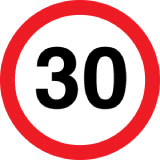
%> input picture traffic/001.jpg, 160 x 160 px
$ octave tmp.m   (GNU Octave 9; MATLAB toolbox functions it lacks are replaced by stand-ins)
%> lines starting %> are read from the running program, lines starting %| are printed output that depends on the picture
### curature_HT.m
function [cirparam,sd_accum]=curature_HT(varargin)
%%%%%%%%%%%%%%%%%%%%%%%%%%%%%%%%%%%%%%%%%%%%%%%%%%%%%%%%%%%%%%%%%%%%%%%%%%%
% *summary: curature aided circle detection
% *input:
% I - image
% Other - choosable
% *output:
% cirparam: parameters of circles, circle center and radius in each row
% *special data needed: no
% *function needed:
% parse_inputs,extract_curve,curvature_calcul,curvat_accum\oht_accum,
% find_circen,rad_est
% *author: Yao Zhenjie
% *email: yaozhenjie@gmail.com
% *2010.6.23@Chinese Acadamy of Sciences
%%%%%%%%%%%%%%%%%%%%%%%%%%%%%%%%%%%%%%%%%%%%%%%%%%%%%%%%%%%%%%%%%%%%%%%%%%%
% some parameters
multirad = 0.3;
sizinc = 7;

[I,th,arclen,snr,C,T_angle,sig,H,L,Endpoint,Gap_size] = parse_inputs(varargin{:});

[m,n,k] = size(I);


% edge detection
BW=edge(I,'canny');
figure; imshow(BW)

BW = double(BW);
BW = imnoise(BW,'salt & pepper',snr);
figure; imshow(BW)
BW([1:3,m-2:m],:) = 0;
BW(:,[1:3,n-2:n]) = 0;

% gradient calculation
[grdx, grdy] = gradient(single(I));
grdmag = sqrt(grdx.^2 + grdy.^2);

% extract curves
[curve,curve_start,curve_end,curve_mode,curve_num,BW_edge]=extract_curve(BW,Gap_size);  % Extract curves
figure; imshow(BW_edge)
BW_edge_imd = imdilate(BW_edge,strel('disk',1));
figure; imshow(BW_edge_imd)

% calculate curvature
curvat_im=curvature_calcul(curve,curve_start,curve_end,curve_mode,curve_num,BW,sig,Endpoint,C,T_angle); % Detect corners
curvat_R = 1./(curvat_im);
curvat_R(find(curvat_im==0)) = 0;
curvat_R = curvat_R.*(curvat_R>1 & curvat_R<1.5*max(m,n));


liern = floor(max(m,n)/sizinc);
Rrange = zeros(liern,2);
Rrange(1:3,:) = [3,15;8,20;13,33];

for i = 4:liern
    if Rrange(i-1,2)<1.5*max(m,n)
        Rrange(i,1) = Rrange(i-1,1)+sizinc;
        Rrange(i,2) = Rrange(i,1)+max(floor(0.5*Rrange(i,1)),15);
    else
        Rrange = Rrange(1:i-1,:);
        break;
    end
end
cirparam = [];
liern = size(Rrange,1);

sd_accum = zeros(m,n);

for lier=1:liern
    radrange = Rrange(lier,:);

    % accumulator calculation
    % curvature aided circle detection
    accum = curvat_accum(curvat_R,radrange,grdmag,grdx,grdy);

    if isempty(accum)
        continue;
    else
        % calculate circle center from accumulator
        s_accum = (accum-mean(accum(:)))/std(accum(:));
        sd_accum = max(sd_accum,s_accum);
        circen = find_circen(accum,th);
        if ~isempty(circen)
            % estimate radius
            cirparam = rad_est(cirparam,circen,radrange,grdx,grdy,multirad,BW_edge_imd,arclen);
        end
    end
end

return


function [curve,curve_start,curve_end,curve_mode,cur_num,BW_edge]=extract_curve(BW,Gap_size)

%   Function to extract curves from binary edge map, if the endpoint of a
%   contour is nearly connected to another endpoint, fill the gap and continue
%   the extraction. The default gap size is 1 pixles.

[L,W]=size(BW);
BW1=zeros(L+2*Gap_size,W+2*Gap_size);
BW_edge=zeros(L,W);
BW1(Gap_size+1:Gap_size+L,Gap_size+1:Gap_size+W)=BW;
[r,c]=find(BW1==1);
cur_num=0;

while size(r,1)>0
    point=[r(1),c(1)];
    cur=point;
    BW1(point(1),point(2))=0;
    [I,J]=find(BW1(point(1)-Gap_size:point(1)+Gap_size,point(2)-Gap_size:point(2)+Gap_size)==1);
    while size(I,1)>0
        dist=(I-Gap_size-1).^2+(J-Gap_size-1).^2;
        [min_dist,index]=min(dist);
        point=point+[I(index),J(index)]-Gap_size-1;
        cur=[cur;point];
        BW1(point(1),point(2))=0;
        [I,J]=find(BW1(point(1)-Gap_size:point(1)+Gap_size,point(2)-Gap_size:point(2)+Gap_size)==1);
    end

    % Extract edge towards another direction
    point=[r(1),c(1)];
    BW1(point(1),point(2))=0;
    [I,J]=find(BW1(point(1)-Gap_size:point(1)+Gap_size,point(2)-Gap_size:point(2)+Gap_size)==1);
    while size(I,1)>0
        dist=(I-Gap_size-1).^2+(J-Gap_size-1).^2;
        [min_dist,index]=min(dist);
        point=point+[I(index),J(index)]-Gap_size-1;
        cur=[point;cur];
        BW1(point(1),point(2))=0;
        [I,J]=find(BW1(point(1)-Gap_size:point(1)+Gap_size,point(2)-Gap_size:point(2)+Gap_size)==1);
    end

    if size(cur,1)>10
        cur_num=cur_num+1;
        curve{cur_num}=cur-Gap_size;
    end
    [r,c]=find(BW1==1);

end

for i=1:cur_num
    curve_start(i,:)=curve{i}(1,:);
    curve_end(i,:)=curve{i}(size(curve{i},1),:);
    if (curve_start(i,1)-curve_end(i,1))^2+...
        (curve_start(i,2)-curve_end(i,2))^2<=32
        curve_mode(i,:)='loop';
    else
        curve_mode(i,:)='line';
    end

    BW_edge(curve{i}(:,1)+(curve{i}(:,2)-1)*L)=1;
end
% [4 lines of commented-out code are left out]


function curvat_im=curvature_calcul(curve,curve_start,curve_end,curve_mode,curve_num,BW,sig,Endpoint,C,T_angle)
% caltulate the curvature

curvat_im = zeros(size(BW));

corner_num=0;
cout=[];

GaussianDieOff = .0001;
pw = 1:30;
ssq = sig*sig;
width = max(find(exp(-(pw.*pw)/(2*ssq))>GaussianDieOff));
if isempty(width)
    width = 1;
end
t = (-width:width);
gau = exp(-(t.*t)/(2*ssq))/(2*pi*ssq);
gau=gau/sum(gau);

for i=1:curve_num;
    x=curve{i}(:,1);
    y=curve{i}(:,2);
    W=width;
    L=size(x,1);
    if L>W

        % Calculate curvature
        if curve_mode(i,:)=='loop'
            x1=[x(L-W+1:L);x;x(1:W)];
            y1=[y(L-W+1:L);y;y(1:W)];
        else
            x1=[ones(W,1)*2*x(1)-x(W+1:-1:2);x;ones(W,1)*2*x(L)-x(L-1:-1:L-W)];
            y1=[ones(W,1)*2*y(1)-y(W+1:-1:2);y;ones(W,1)*2*y(L)-y(L-1:-1:L-W)];
        end

        xx=conv(x1,gau);
        xx=xx(W+1:L+3*W);
        yy=conv(y1,gau);
        yy=yy(W+1:L+3*W);
        Xu=[xx(2)-xx(1) ; (xx(3:L+2*W)-xx(1:L+2*W-2))/2 ; xx(L+2*W)-xx(L+2*W-1)];
        Yu=[yy(2)-yy(1) ; (yy(3:L+2*W)-yy(1:L+2*W-2))/2 ; yy(L+2*W)-yy(L+2*W-1)];
        Xuu=[Xu(2)-Xu(1) ; (Xu(3:L+2*W)-Xu(1:L+2*W-2))/2 ; Xu(L+2*W)-Xu(L+2*W-1)];
        Yuu=[Yu(2)-Yu(1) ; (Yu(3:L+2*W)-Yu(1:L+2*W-2))/2 ; Yu(L+2*W)-Yu(L+2*W-1)];
        K=abs((Xu.*Yuu-Xuu.*Yu)./((Xu.*Xu+Yu.*Yu).^1.5));
        K=conv(K,gau);

        for j = 1:L
            curvat_im(x(j),y(j)) = K(W+j);
        end
    end
end


% [49 lines left out: function curve_tangent, not called in this run]


function [I,th,arclen,snr,C,T_angle,sig,H,L,Endpoint,Gap_size] = parse_inputs(varargin);

error(nargchk(0,11,nargin));

Para=[6,2,30,1.5,162,3,0.2,0.01,1,1]; %Default experience value;

if nargin>=2
    I=varargin{1};
    for i=2:nargin
        if size(varargin{i},1)>0
            Para(i-1)=varargin{i};
        end
    end
end

if nargin==1
    I=varargin{1};
end

if nargin==0 | size(I,1)==0
    [fname,dire]=uigetfile('*.bmp;*.jpg;*.gif','Open the image to be detected');
    I=imread([dire,fname]);
end

th = Para(1);
arclen = Para(2);
snr = Para(3);
C = Para(4);
T_angle=Para(5);
sig=Para(6);
H=Para(7);
L=Para(8);
Endpoint=Para(9);
Gap_size=Para(10);

### curvat_accum.m
function accum = curvat_accum(curvat_R,radrange,grdmag,grdx,grdy)
%%%%%%%%%%%%%%%%%%%%%%%%%%%%%%%%%%%%%%%%%%%%%%%%%%%%%%%%%%%%%%%%%%%%%%%%%%%
% *summary: calculate the accumulator with gradient direction and curature heuristic
% *input:
% BW - edge image
% radrange - range of radius
% grdmag - magitude of gradient
% grdx - horizonal component of gradient
% grdy - vertical component of gradient
% *output:
% accum: accumulator of the image
% *special data needed: no
% *function needed:no
% *author: Yao Zhenjie
% *email: yaozhenjie@gmail.com
% *2010.6.23@Chinese Acadamy of Sciences
%%%%%%%%%%%%%%%%%%%%%%%%%%%%%%%%%%%%%%%%%%%%%%%%%%%%%%%%%%%%%%%%%%%%%%%%%%%
[m,n] = size(curvat_R);
% only qualified curature points stays
curvat_R_l = curvat_R.*(curvat_R>radrange(1) & curvat_R<radrange(2));

numofedge_lier = length(find(curvat_R_l));
if numofedge_lier<0.5*pi*radrange(1)
    % if no enough points to form a circle
    accum = [];
    return;
else
    % fill the point with curarure radius and direction heuristic
    accum = zeros(m,n);
%     figure; imshow(curvat_R_l);
%     close;
    for i = 1:m
        for j = 1:n
            if curvat_R_l(i,j)~=0
                % the move vector
                dx = curvat_R_l(i,j)*grdy(i,j)/grdmag(i,j);
                dy = curvat_R_l(i,j)*grdx(i,j)/grdmag(i,j);

                % direction 1
                sup_cen = round([i+dx,j+dy]);
                if sup_cen(1)>0 && sup_cen(1)<=m && sup_cen(2)>0 && sup_cen(2)<=n
                    accum(sup_cen(1),sup_cen(2)) = accum(sup_cen(1),sup_cen(2))+1;%grdmag(i,j);
                end
                % direction 2
                sup_cen = round([i-dx,j-dy]);
                if sup_cen(1)>0 && sup_cen(1)<=m && sup_cen(2)>0 && sup_cen(2)<=n
                    accum(sup_cen(1),sup_cen(2)) = accum(sup_cen(1),sup_cen(2))+1;%grdmag(i,j);
                end
            end
        end
    end

    % smooth the accumulator, make each point support a region not a lonely point
    supR = 5;%max(min(50,0.4*radrange(1)),5);
    sup = (fspecial('disk',supR)>0);
    accum = filter2(double(sup),accum,'same');
%     figure; surf(accum, 'EdgeColor', 'none'); axis ij;
end

### find_circen.m
function circen=find_circen(accum,th)
%%%%%%%%%%%%%%%%%%%%%%%%%%%%%%%%%%%%%%%%%%%%%%%%%%%%%%%%%%%%%%%%%%%%%%%%%%%
% *summary: find circle center by outlier analysis
% *input:
% accum - accumulator arry
% radrange - range of radius
% *output:
% circen: possible circle center
% *special data needed: no
% *function needed:no
% *author: Yao Zhenjie
% *email: yaozhenjie@gmail.com
% *2010.6.23@Chinese Acadamy of Sciences
%%%%%%%%%%%%%%%%%%%%%%%%%%%%%%%%%%%%%%%%%%%%%%%%%%%%%%%%%%%%%%%%%%%%%%%%%%%
fltr4LM_R = 8;
prm_fltrLM_s = 1.35;
prm_fltrLM_r = ceil(fltr4LM_R * 0.6 );
prm_fltrLM_npix = max([ 6, ceil((fltr4LM_R/2)^1.8)]);

circen = [];
[m,n] = size(accum);

% Thresholding of 'accum' by a lower bound
prm_LM_LoBnd = max(accum(:)) * 0.2;

% check out whether there is a circle
if max(accum(:))<mean(accum(:))+th*std(accum(:));
    return;
end

% Thresholding of 'accum' by a lower bound
accumaoi_LBMask = ...
    ( accum > max(prm_LM_LoBnd,mean(accum(:))+th*std(accum(:))) );

candLM_mask = accumaoi_LBMask;%( candLM > mean(aoi_s)+3*std(aoi_s));

% Clear the margins of 'candLM_mask'
candLM_mask([1:fltr4LM_R, (end-fltr4LM_R+1):end], :) = 0;
candLM_mask(:, [1:fltr4LM_R, (end-fltr4LM_R+1):end]) = 0;


% Group the local maxima candidates by adjacency, compute the
% centroid position for each group and take that as the center
% of one circle detected
[candLM_label, candLM_nRgn] = bwlabel( candLM_mask, 8 );

for ilabel = 1 : candLM_nRgn,
    % Indices (to current AOI) of the pixels in the group
    candgrp_masklin = find( candLM_label == ilabel );
    [candgrp_IdxI, candgrp_IdxJ] = ...
        ind2sub( size(candLM_label) , candgrp_masklin );

    % Indices (to 'accum') of the pixels in the group
    candgrp_idx2acm = ...
        sub2ind( size(accum) , candgrp_IdxI , candgrp_IdxJ );

    % Minimum number of qualified pixels in the group
    if sum(accumaoi_LBMask(candgrp_masklin)) < prm_fltrLM_npix,
        continue;
    end

    % Compute the centroid position
    candgrp_acmsum = sum( accum(candgrp_idx2acm) );
    cc_x = sum( candgrp_IdxJ .* accum(candgrp_idx2acm) ) / ...
        candgrp_acmsum;
    cc_y = sum( candgrp_IdxI .* accum(candgrp_idx2acm) ) / ...
        candgrp_acmsum;
    circen = [circen; cc_x, cc_y];
end

### rad_est.m
function cirparam = rad_est(cirparam,circen,radrange,grdx,grdy,multirad,BW,arclen)
%%%%%%%%%%%%%%%%%%%%%%%%%%%%%%%%%%%%%%%%%%%%%%%%%%%%%%%%%%%%%%%%%%%%%%%%%%%
% *summary: Estimation of the Radii of Circles by local support
% *input:
% cirparam - old circle parameters
% circen - possible new circle center
% radrange - range of radius
% grdx - horizonal component of gradient
% grdy - vertical component of gradient
% multirad - parameter to check wether need to find mutiple radius
% BW - dilated edge image
% *output:
% cirparam - new circle parameters
% *special data needed: no
% *function needed:no
% *author: Yao Zhenjie
% *email: yaozhenjie@gmail.com
% *2010.6.23@Chinese Acadamy of Sciences
%%%%%%%%%%%%%%%%%%%%%%%%%%%%%%%%%%%%%%%%%%%%%%%%%%%%%%%%%%%%%%%%%%%%%%%%%%%
% Parameters for the estimation of the radii of circles
fltr4SgnCv = [2 1 1];
fltr4SgnCv = fltr4SgnCv / sum(fltr4SgnCv);

[m,n] = size(BW);
m = min(m,n);


for k = 1 : size(circen,1),
    % Neighborhood region of the circle for building the sgn.curve
    circen_round = round(circen(k,:));

    SCvR_I0 = circen_round(2) - radrange(2) - 1;
    if SCvR_I0 < 1,
        SCvR_I0 = 1;
    end
    SCvR_I1 = circen_round(2) + radrange(2) + 1;
    if SCvR_I1 > size(grdx,1),
        SCvR_I1 = size(grdx,1);
    end
    SCvR_J0 = circen_round(1) - radrange(2) - 1;
    if SCvR_J0 < 1,
        SCvR_J0 = 1;
    end
    SCvR_J1 = circen_round(1) + radrange(2) + 1;
    if SCvR_J1 > size(grdx,2),
        SCvR_J1 = size(grdx,2);
    end

    % Build the sgn. curve
    SgnCvMat_dx = repmat( (SCvR_J0:SCvR_J1) - circen(k,1) , ...
        [SCvR_I1 - SCvR_I0 + 1 , 1] );
    SgnCvMat_dy = repmat( (SCvR_I0:SCvR_I1)' - circen(k,2) , ...
        [1 , SCvR_J1 - SCvR_J0 + 1] );
    SgnCvMat_r = sqrt( SgnCvMat_dx .^2 + SgnCvMat_dy .^2 );
    SgnCvMat_rp1 = round(SgnCvMat_r) + 1;

    f4SgnCv = abs( ...
        double(grdx(SCvR_I0:SCvR_I1, SCvR_J0:SCvR_J1)) .* SgnCvMat_dx + ...
        double(grdy(SCvR_I0:SCvR_I1, SCvR_J0:SCvR_J1)) .* SgnCvMat_dy ...
        ) ./ SgnCvMat_r;
    SgnCv = accumarray( SgnCvMat_rp1(:) , f4SgnCv(:) );


    ee = double(BW(SCvR_I0:SCvR_I1,SCvR_J0:SCvR_J1));
    SgnCv_Cnt = accumarray( SgnCvMat_rp1(:) , ee(:) );
    SgnCv_Cnt = SgnCv_Cnt + (SgnCv_Cnt == 0);

    % Suppress the undesired entries in the sgn. curve
    % -- Radii that correspond to short arcs
    rran = [0:(numel(SgnCv_Cnt)-1)]';

    % [10 lines of commented-out code are left out]

    rs = numel(SgnCv_Cnt);
%     rs = max(m,n);
    th = -1.4/(rs)^2*(rran.^2)+arclen;
    th(1:6) = 2;
    th(6:13) = 1.8;
    th = max(1,th);

    SgnCv = SgnCv .* ( SgnCv_Cnt >= (pi * th.*[0:(numel(SgnCv_Cnt)-1)]') );
    % -- Radii that are out of the given range
    SgnCv( 1 : (round(radrange(1))+1) ) = 0;
    SgnCv( (round(radrange(2))+1) : end ) = 0;

    % Get rid of the zero radius entry in the array
    SgnCv = SgnCv(2:end);
    % Smooth the sgn. curve
    SgnCv = filtfilt( fltr4SgnCv , [1] , SgnCv );

    % Get the maximum value in the sgn. curve
    SgnCv_max = max(SgnCv);
    if SgnCv_max <= 0,
        continue;
    end

    % Find the local maxima in sgn. curve by 1st order derivatives
    % -- Mark the ascending edges in the sgn. curve as 1s and
    % -- descending edges as 0s
    SgnCv_AscEdg = ( SgnCv(2:end) - SgnCv(1:(end-1)) ) > 0;
    % -- Mark the transition (ascending to descending) regions
    SgnCv_LMmask = [ 0; 0; SgnCv_AscEdg(1:(end-2)) ] & (~SgnCv_AscEdg);
    SgnCv_LMmask = SgnCv_LMmask & [ SgnCv_LMmask(2:end) ; 0 ];

    % Incorporate the minimum value requirement
    SgnCv_LMmask = SgnCv_LMmask & ...
        ( SgnCv(1:(end-1)) >= (multirad * SgnCv_max) );
    % Get the positions of the peaks
    SgnCv_LMPos = sort( find(SgnCv_LMmask) );

    % Save the detected radii
    if isempty(SgnCv_LMPos),
        continue;
    else
        cirparam = [cirparam;circen(k,:),SgnCv_LMPos(end)];
        for i_radii = (length(SgnCv_LMPos) - 1) : -1 : 1,
            cirparam = [cirparam;circen(k,:),SgnCv_LMPos(i_radii)];
        end
    end
end

### circheck.m
function cirparam = circheck(cirparam)

if isempty(cirparam)
    return;
end

cirparam(find(cirparam(:,3)==0),:) = [];  %半径为0的圆去掉

k = 1;
while k<= size(cirparam,1)
    n = size(cirparam,1)
    ref = repmat(cirparam(k,:),n,1);
    diff = abs(cirparam-ref);
    ind = [];
    for j=k+1:n
        if diff(j,1)<4 & diff(j,2)<4 & diff(j,3)<4
            ind = [ind,j];
        end
    end
    cirparam(ind,:) = [];
    k = k+1;
end

cirparam

### DrawCircle.m
function DrawCircle(x, y, r, nseg, S)
% Draw a circle on the current figure using ploylines
%
%  DrawCircle(x, y, r, nseg, S)
%  A simple function for drawing a circle on graph.
%
%  INPUT: (x, y, r, nseg, S)
%  x, y:    Center of the circle
%  r:       Radius of the circle
%  nseg:    Number of segments for the circle
%  S:       Colors, plot symbols and line types
%
%  OUTPUT: None
%
%  BUG REPORT:
%  Please send your bug reports, comments and suggestions to
%  pengtao@glue.umd.edu . Thanks.

%  Author:  Tao Peng
%           Department of Mechanical Engineering
%           University of Maryland, College Park, Maryland 20742, USA
%           pengtao@glue.umd.edu
%  Version: alpha       Revision: Jan. 10, 2006


theta = 0 : (2 * pi / nseg) : (2 * pi);
pline_x = r * cos(theta) + x;
pline_y = r * sin(theta) + y;

plot(pline_x, pline_y, S,'LineWidth',2);

### tmp.m
fname = '.\traffic\001.jpg';
I = imread(fname);
%> I is the input picture: size 160x160x3 uint8; mean R, G, B 220, 164.8, 167
[m,n,k] = size(I);
if k==3
    I=rgb2gray(I); % Transform RGB image to a Gray one.
%> I: size 160x160 uint8
end
figure; imshow(uint8(I));

% prerprocessing,histogram equation and filter
I = adapthisteq(I);
fltr4img = fspecial('gaussian',5,1);
I = filter2( fltr4img,I);
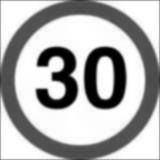
%> I: size 160x160 double; min 0, max 255, mean 175.9; drawn with min black and max white

% CACD main
cirparam = curature_HT(I,7,1.8,0);
%> after the loop in parse_inputs, `for i=2:nargin`: Para = [7 1.8 0 1.5 162 3 0.2 0.01 1 1]
%> in parse_inputs, `th = Para(1);`: th = 7
%> in parse_inputs, `arclen = Para(2);`: arclen = 1.8
%> in parse_inputs, `snr = Para(3);`: snr = 0
%> in parse_inputs, `C = Para(4);`: C = 1.5
%> in parse_inputs, `T_angle=Para(5);`: T_angle = 162
%> in parse_inputs, `sig=Para(6);`: sig = 3
%> in parse_inputs, `H=Para(7);`: H = 0.2
%> in parse_inputs, `L=Para(8);`: L = 0.01
%> in parse_inputs, `Endpoint=Para(9);`: Endpoint = 1
%> in curature_HT, `[I,th,arclen,snr,C,T_angle,sig,H,L,Endpoint,Gap_size] = parse_inputs(v..`: th = 7; arclen = 1.8; snr = 0; C = 1.5; T_angle = 162; sig = 3; H = 0.2; L = 0.01; Endpoint = 1
%> in curature_HT, `BW=edge(I,'canny');`:
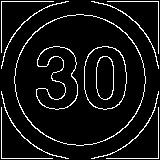
%> BW: size 160x160 logical; 7.8% white in thin lines or dots
%> in extract_curve, `BW1(Gap_size+1:Gap_size+L,Gap_size+1:Gap_size+W)=BW;`:
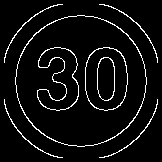
%> BW1: size 162x162 double; values 0 (black) and 1 (white), 5.8% white in thin lines or dots
%> in extract_curve, `[r,c]=find(BW1==1);`: r = 1514 values from 5 to 158
%> the loop in extract_curve, `while size(r,1)>0` made 8 passes
%> after the loop in extract_curve, `while size(r,1)>0`: curve = 8 items
%> the loop in extract_curve, `for i=1:cur_num` made 8 passes
%> after the loop in extract_curve, `for i=1:cur_num`: curve_end = [62 4; 157 62; 76 16; 90 38; 66 86; 67 98; 62 157; 99 157]; curve_mode = {'line', 'line', 'loop', 'loop', 'loop', 'loop', 'line', 'line'}; curve_start = [4 62; 99 4; 77 15; 90 37; 67 85; 68 97; 4 99; 157 99]
%> in curature_HT, `[curve,curve_start,curve_end,curve_mode,curve_num,BW_edge]=extract_cur..`: curve = 8 items; curve_num = 8
%> in curvature_calcul, `ssq = sig*sig;`: ssq = 9
%> in curvature_calcul, `width = max(find(exp(-(pw.*pw)/(2*ssq))>GaussianDieOff));`: width = 12
%> in curvature_calcul, `t = (-width:width);`: t = 25 values from -12 to 12
%> in curvature_calcul, `gau = exp(-(t.*t)/(2*ssq))/(2*pi*ssq);`: gau = 25 values, max 0.0177 at index 13, min 5.93e-06 at index 1, mean 0.00532
%> in curvature_calcul, `gau=gau/sum(gau);`: gau = 25 values, max 0.133 at index 13, min 4.46e-05 at index 1, mean 0.04
%> the loop in curvature_calcul, `for i=1:curve_num;` made 8 passes
%> L on passes 1 to 8: 108, 109, 472, 302, 192, 113, 110, 108
%> after the loop in curvature_calcul, `for i=1:curve_num;`:
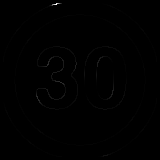
%> curvat_im: size 160x160 double; min 0, max 1.3, mean 0.00275; drawn with min black and max white
%> after the loop in curvature_calcul, `for i=1:curve_num;`: K = 156 values, max 0.0941 at index 21, min 7.07e-09 at index 1, mean 0.0227; Xu = 132 values, max 19.86 at index 1, min -11.62 at index 132, mean -0.26; Xuu = 132 values, max 0.026 at index 102, min -3.95 at index 4, mean -0.247; Yu = 132 values, max 11.62 at index 1, min -19.86 at index 132, mean 0.26; Yuu = 132 values, max 0.0261 at index 31, min -3.95 at index 129, mean -0.247; x1 = 132 values, max 159 at index 1, min 89 at index 132, mean 132.6; xx = 132 values, max 157.1 at index 10, min 51.28 at index 132, mean 130.3; y1 = 132 values from 89 to 159; yy = 132 values, max 157.1 at index 123, min 51.28 at index 1, mean 130.5
%> the loop in curature_HT, `for lier=1:liern` made 22 passes
%> (numofedge_lier in curvat_accum, prm_LM_LoBnd in find_circen, candLM_nRgn in find_circen, circen, cirparam) on passes 1 to 5: (245, 11.4, 2, [56.55 64.83; 56.41 90.42], [56.41 90.42 9]), (285, 15, 2, [57.13 91.23; 58.65 64.3], [56.41 90.42 9]), (348, 12, 4, [57.73 90.66; 58.29 64.61; 105.4 67.41; 105.9 89.77], [56.41 90.42 9]), (190, 5.4, 3, [56.33 85.48; 104.8 86.09; 105.6 69.54], [56.41 90.42 9]), (180, 3.8, 1, [53.86 82.89], [56.41 90.42 9])
%> pass 1, in curature_HT, `accum = curvat_accum(curvat_R,radrange,grdmag,grdx,grdy);`:
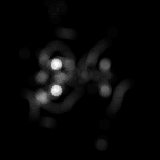
%> accum: size 160x160 double; min 0, max 57, mean 1.9; drawn with min black and max white
%> after the loop in curature_HT, `for lier=1:liern`:
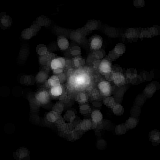
%> sd_accum: size 160x160 double; min 0, max 15.01, mean 0.942; drawn with min black and max white
%> after the loop in curature_HT, `for lier=1:liern`: cirparam = [56.41 90.42 9; 80.74 80.48 65; 80.81 80.51 80; 80.81 80.51 65; 80.53 80.49 80; 80.53 80.49 65; 80.38 80.95 80; 80.37 80.54 80]
cirparam = circheck(cirparam);
%> the loop in circheck, `while k<= size(cirparam,1)` made 3 passes
%> n on passes 1 to 3: 8, 8, 6
%> after the loop in circheck, `while k<= size(cirparam,1)`: cirparam = [56.41 90.42 9; 80.74 80.48 65; 80.81 80.51 80]
%> cirparam = [56.41 90.42 9; 80.74 80.48 65; 80.81 80.51 80]

if ~isempty(cirparam)
    figure; imshow(rgb2gray((imread(fname)))); colormap('gray'); axis image;
    hold on;
    plot(cirparam(:,1), cirparam(:,2), 'r+','LineWidth',1);
    for k = 1 : size(cirparam, 1),
       DrawCircle(cirparam(k,1), cirparam(k,2), cirparam(k,3), 128, 'r-');
    end
    hold off;
    title(['Raw Image with Circles Detected ', ...
     '(center positions and radii marked)']);
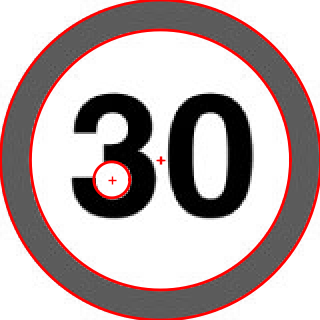
%> figure redrawn from the program's plot data; shown 2 times larger; its title reads 'Raw Image with Circles Detected (center positions and radii marked)'
end

size(cirparam,1)
